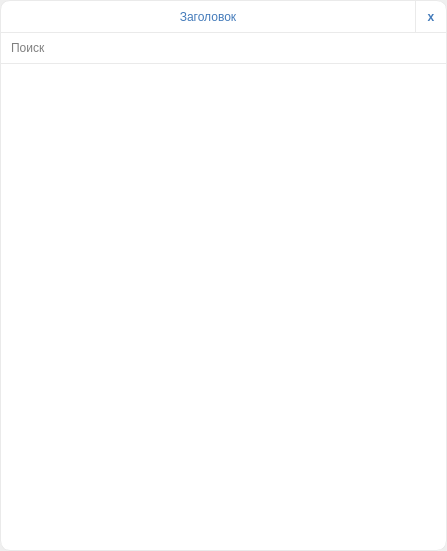
<?xml version="1.0" encoding="UTF-8"?>
<ui version="4.0">
 <class>Form</class>
 <widget class="QWidget" name="Form">
  <property name="geometry">
   <rect>
    <x>0</x>
    <y>0</y>
    <width>447</width>
    <height>551</height>
   </rect>
  </property>
  <property name="windowTitle">
   <string>Form</string>
  </property>
  <property name="styleSheet">
   <string notr="true">#Form {
	color: rgb(26, 34, 47);
	font: 10pt &quot;Arial&quot;;
}

#label {
	border-radius: 0px;
    border-top-left-radius: 10px;
	border-left: 1px solid rgb(234, 234, 234);
	border-top: 1px solid rgb(234, 234, 234);
}

#label, #pushButton {
	color: rgb(68, 123, 186);
	background-color: rgb(255, 255, 255);
}

#pushButton {
	border-radius: 0px;
    border-top-right-radius: 10px;
	border: 1px solid rgb(234, 234, 234);
	border-bottom: none;

	font-weight: bold;
}

#pushButton:hover {
	background-color: rgb(248, 249, 251);
}

#scrollArea, #scrollAreaWidgetContents {
	background-color: transparent;
	border: none;
}
#scrollArea {
	border: 1px solid rgb(234, 234, 234);
	background-color: rgb(255, 255, 255);
	border-bottom-right-radius: 10px;
	border-bottom-left-radius: 10px;
}

QLineEdit {
	min-height: 30px;
	padding: 0 8px;
	border: 1px solid rgb(234, 234, 234);
	border-bottom: none;
	background-color: rgb(255, 255, 255);
}</string>
  </property>
  <layout class="QVBoxLayout" name="verticalLayout">
   <property name="spacing">
    <number>0</number>
   </property>
   <property name="leftMargin">
    <number>0</number>
   </property>
   <property name="topMargin">
    <number>0</number>
   </property>
   <property name="rightMargin">
    <number>0</number>
   </property>
   <property name="bottomMargin">
    <number>0</number>
   </property>
   <item>
    <layout class="QHBoxLayout" name="horizontalLayout_2">
     <property name="spacing">
      <number>0</number>
     </property>
     <item>
      <widget class="QLabel" name="label">
       <property name="text">
        <string>Заголовок</string>
       </property>
       <property name="alignment">
        <set>Qt::AlignCenter</set>
       </property>
      </widget>
     </item>
     <item>
      <widget class="QPushButton" name="pushButton">
       <property name="sizePolicy">
        <sizepolicy hsizetype="Fixed" vsizetype="Fixed">
         <horstretch>0</horstretch>
         <verstretch>0</verstretch>
        </sizepolicy>
       </property>
       <property name="minimumSize">
        <size>
         <width>32</width>
         <height>32</height>
        </size>
       </property>
       <property name="maximumSize">
        <size>
         <width>32</width>
         <height>32</height>
        </size>
       </property>
       <property name="text">
        <string>x</string>
       </property>
      </widget>
     </item>
    </layout>
   </item>
   <item>
    <widget class="QLineEdit" name="lineEdit">
     <property name="placeholderText">
      <string>Поиск</string>
     </property>
    </widget>
   </item>
   <item>
    <widget class="QScrollArea" name="scrollArea">
     <property name="widgetResizable">
      <bool>true</bool>
     </property>
     <widget class="QWidget" name="scrollAreaWidgetContents">
      <property name="geometry">
       <rect>
        <x>0</x>
        <y>0</y>
        <width>445</width>
        <height>484</height>
       </rect>
      </property>
      <layout class="QVBoxLayout" name="verticalLayout_2"/>
     </widget>
    </widget>
   </item>
  </layout>
 </widget>
 <resources/>
 <connections/>
</ui>
